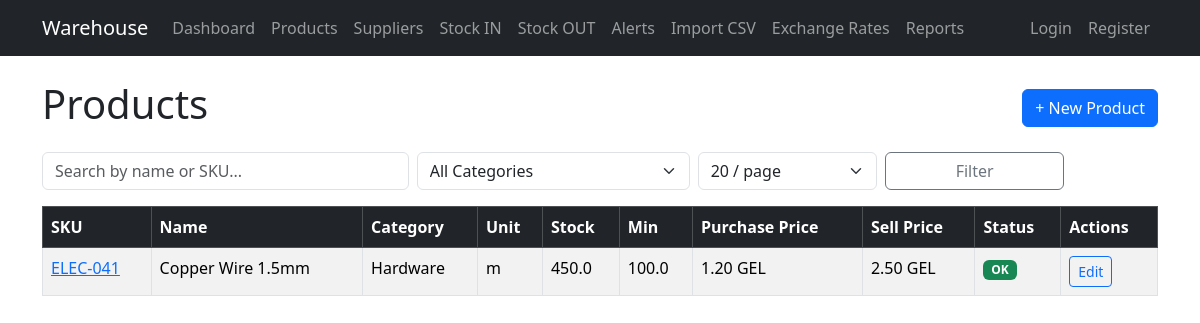
Page /products on the committed database.
### app/models.py (models this page shows)
class Product(db.Model):
    __tablename__ = 'products'
    id = db.Column(db.Integer, primary_key=True)
    sku = db.Column(db.String(64), unique=True, nullable=False, index=True)
    name = db.Column(db.String(128), nullable=False)
    category = db.Column(db.String(64), nullable=True)
    unit = db.Column(db.String(16), nullable=False, default='pcs')
    current_stock = db.Column(db.Float, nullable=False, default=0)
    min_stock = db.Column(db.Float, nullable=False, default=0)
    purchase_price = db.Column(db.Float, nullable=False, default=0)
    sell_price = db.Column(db.Float, nullable=False, default=0)
    currency = db.Column(db.String(3), nullable=False, default='GEL')
    movements = db.relationship('StockMovement', back_populates='product', lazy='dynamic')
    def to_dict(self):
        return {
            'id': self.id,
            'sku': self.sku,
            'name': self.name,
            'category': self.category,
            'unit': self.unit,
            'current_stock': self.current_stock,
            'min_stock': self.min_stock,
            'purchase_price': self.purchase_price,
            'sell_price': self.sell_price,
            'currency': self.currency,
            'is_low_stock': self.current_stock < self.min_stock,
        }

### app/main/routes.py (the view)
@bp.route('/products')
def product_list():
    page = request.args.get('page', 1, type=int)
    per_page = request.args.get('per_page', 20, type=int)
    search = request.args.get('search', '')
    category = request.args.get('category', '')
    result = ProductService.get_all(page=page, per_page=per_page,
                                    category=category or None,
                                    search=search or None)
    categories = db.session.query(Product.category).distinct().filter(Product.category.isnot(None)).all()
    categories = [c[0] for c in categories]
    return render_template('main/products.html', data=result,
                           search=search, category=category,
                           categories=categories)

### app/services/product_service.py (called while the page is built, shortened)
    @staticmethod
    def get_all(page=1, per_page=20, category=None, search=None, sort_by='name', sort_dir='asc'):
        query = Product.query
        if category:
            query = query.filter_by(category=category)
        sort_col = getattr(Product, sort_by, Product.name)
        if sort_dir == 'desc':
            query = query.order_by(sort_col.desc())
        else:
            query = query.order_by(sort_col.asc())
        return paginate_query(query, page, per_page)

### app/utils.py (called while the page is built)
def paginate_query(query, page, per_page, min_per_page=10, max_per_page=100):
    per_page = max(min_per_page, min(per_page, max_per_page))
    pagination = query.paginate(page=page, per_page=per_page, error_out=False)
    return {
        'results': [item.to_dict() for item in pagination.items],
        'total': pagination.total,
        'pages': pagination.pages,
        'current_page': pagination.page,
        'per_page': per_page,
        'has_next': pagination.has_next,
        'has_prev': pagination.has_prev,
    }

### app/templates/main/products.html (shortened to what this page needs)
{% extends "base.html" %}
{% block content %}
<div class="d-flex justify-content-between align-items-center mb-3">
    <h1>Products</h1>
    <a href="{{ url_for('main.product_create') }}" class="btn btn-primary">+ New Product</a>
</div>
<form class="row g-2 mb-3" method="GET">
    <div class="col-md-4">
        <input type="text" name="search" class="form-control" placeholder="Search by name or SKU..." value="{{ search }}">
    </div>
    <div class="col-md-3">
        <select name="category" class="form-select">
            <option value="">All Categories</option>
        </select>
    </div>
    <div class="col-md-2">
        <select name="per_page" class="form-select" onchange="this.form.submit()">
            <option value="20" {% if data.per_page == 20 %}selected{% endif %}>20 / page</option>
        </select>
    </div>
    <div class="col-md-2">
        <button type="submit" class="btn btn-outline-secondary w-100">Filter</button>
    </div>
</form>
<div class="table-responsive">
    <table class="table table-striped table-bordered table-hover">
        <thead class="table-dark">
            <tr>
                <th>SKU</th>
                <th>Name</th>
                <th>Category</th>
                <th>Unit</th>
                <th>Stock</th>
                <th>Min</th>
                <th>Purchase Price</th>
                <th>Sell Price</th>
                <th>Status</th>
                <th>Actions</th>
            </tr>
        </thead>
        <tbody>
            {% for p in data.results %}
            <tr class="{% if p.current_stock < p.min_stock %}table-danger{% endif %}">
                <td><a href="{{ url_for('main.product_detail', product_id=p.id) }}">{{ p.sku }}</a></td>
                <td>{{ p.name }}</td>
                <td>{{ p.category or '-' }}</td>
                <td>{{ p.unit }}</td>
                <td>{{ p.current_stock }}</td>
                <td>{{ p.min_stock }}</td>
                <td>{{ "{:,.2f}".format(p.purchase_price) }} {{ p.currency }}</td>
                <td>{{ "{:,.2f}".format(p.sell_price) }} {{ p.currency }}</td>
                <td>
                    {% if p.current_stock < p.min_stock %}
                    <span class="badge bg-danger">Low Stock</span>
                    {% else %}
                    <span class="badge bg-success">OK</span>
                    {% endif %}
                </td>
                <td>
                    <a href="{{ url_for('main.product_edit', product_id=p.id) }}" class="btn btn-sm btn-outline-primary">Edit</a>
                </td>
            </tr>
            {% endfor %}
        </tbody>
    </table>
</div>
{% endblock %}

### rows in the picture
Product: sku "ELEC-041", name "Copper Wire 1.5mm", category "Hardware", unit "m", current_stock "450.0", min_stock "100.0", purchase_price "1.20", currency "GEL", sell_price "2.50", shows "OK"
